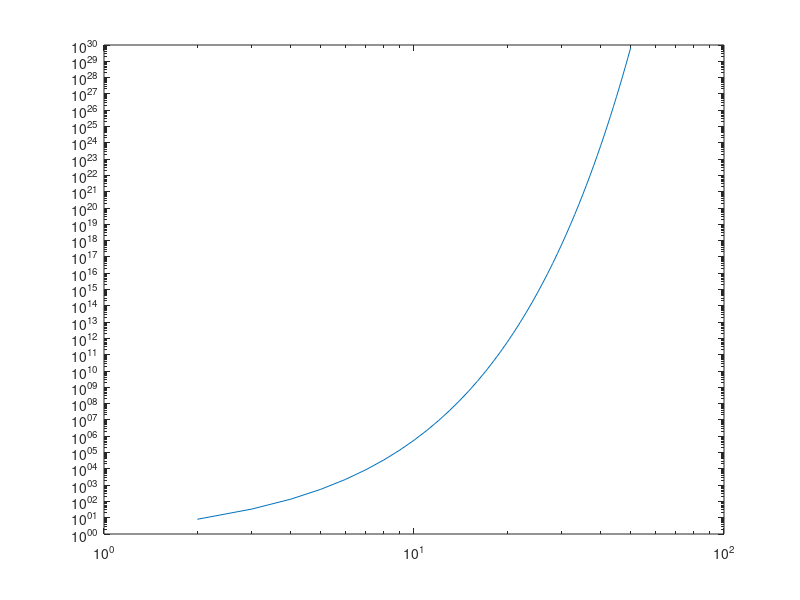

Recreate this plot in MATLAB.
t = 2:50;
cond = zeros(49, 1);

for i = t
    x = linspace(-2, 2, i);

    V = vander(x');
    V = V(:, end:-1:1);

    cond(i - 1) = max(abs(eig(V' * V)));
end

loglog(t', cond);